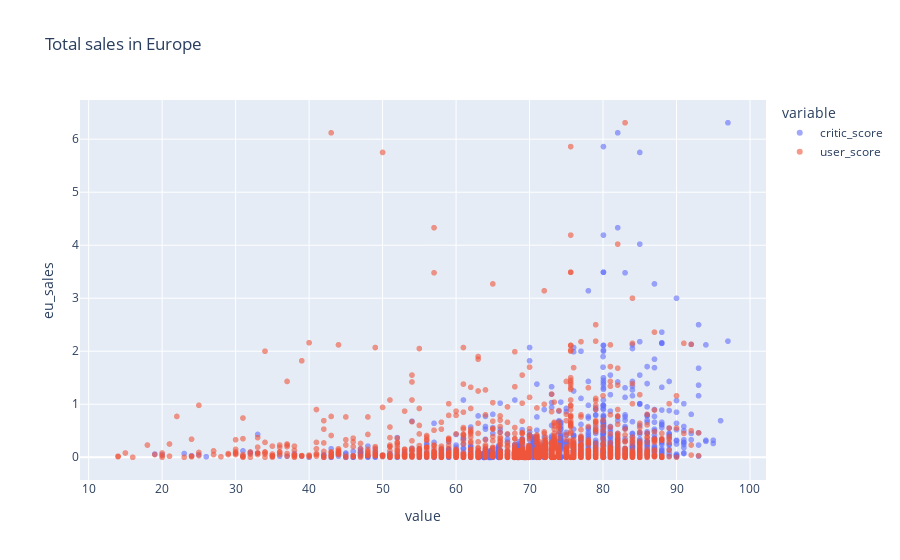

Notebook code for this chart:
### Markdown cell above
There's a robust correlation between sales and critic scores across all observed regions, with a slightly weaker connection in Japan. Conversely, in Japan, the correlation between sales and user scores is more pronounced. Based on this dataframe, we can infer:

1. Critic scores have an impact on sales globally.
2. User scores significantly influence sales in Japan.

### Code cell
# Plotting critic and user scores in comparison to total sales in Europe.

fig = px.scatter(important_games, x = ['critic_score', 'user_score'], y = "eu_sales", title = 'Total sales in Europe', opacity = 0.6)
fig.show()

### Figure 1 — Plotly figure (JSON) as saved in the notebook; plotly's stock layout.template omitted (floating-point values rounded to 4 significant figures; data arrays with more than 128 entries replaced by an {"elided": "..."} marker saying what was removed)
{"data": [{"hovertemplate": "variable=critic_score<br>value=%{x}<br>eu_sales=%{y}<extra></extra>", "legendgroup": "critic_score", "marker": {"color": "#636efa", "opacity": 0.6, "symbol": "circle"}, "mode": "markers", "name": "critic_score", "showlegend": true, "type": "scattergl", "x": {"elided": "2215 float values"}, "xaxis": "x", "y": {"elided": "2215 float values"}, "yaxis": "y"}, {"hovertemplate": "variable=user_score<br>value=%{x}<br>eu_sales=%{y}<extra></extra>", "legendgroup": "user_score", "marker": {"color": "#EF553B", "opacity": 0.6, "symbol": "circle"}, "mode": "markers", "name": "user_score", "showlegend": true, "type": "scattergl", "x": {"elided": "2215 float values"}, "xaxis": "x", "y": {"elided": "2215 float values"}, "yaxis": "y"}], "layout": {"legend": {"title": {"text": "variable"}, "tracegroupgap": 0}, "title": {"text": "Total sales in Europe"}, "xaxis": {"anchor": "y", "domain": [0, 1], "title": {"text": "value"}}, "yaxis": {"anchor": "x", "domain": [0, 1], "title": {"text": "eu_sales"}}}}
